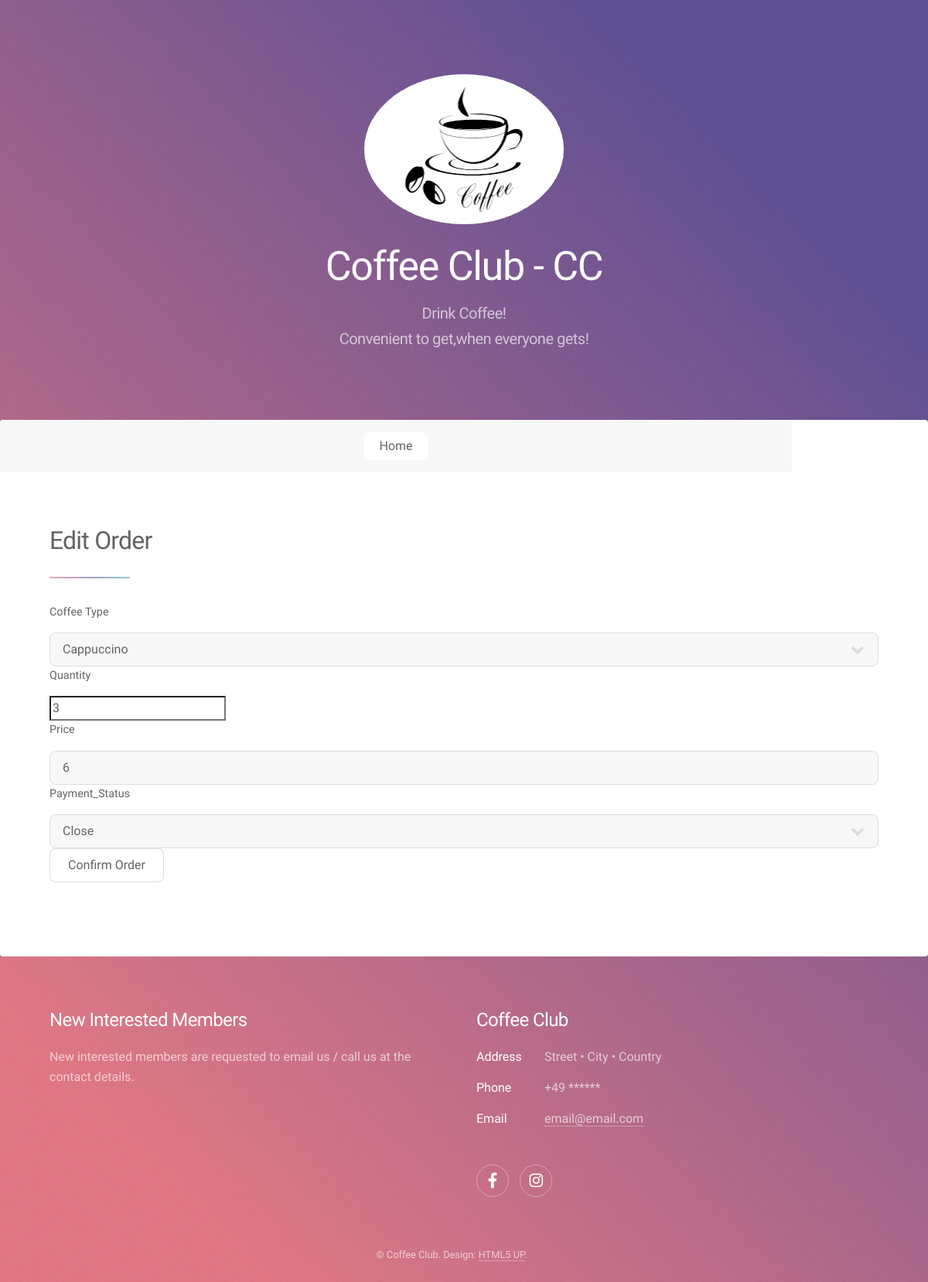
Before: /order_edit/1 (signed in) with the older database file.
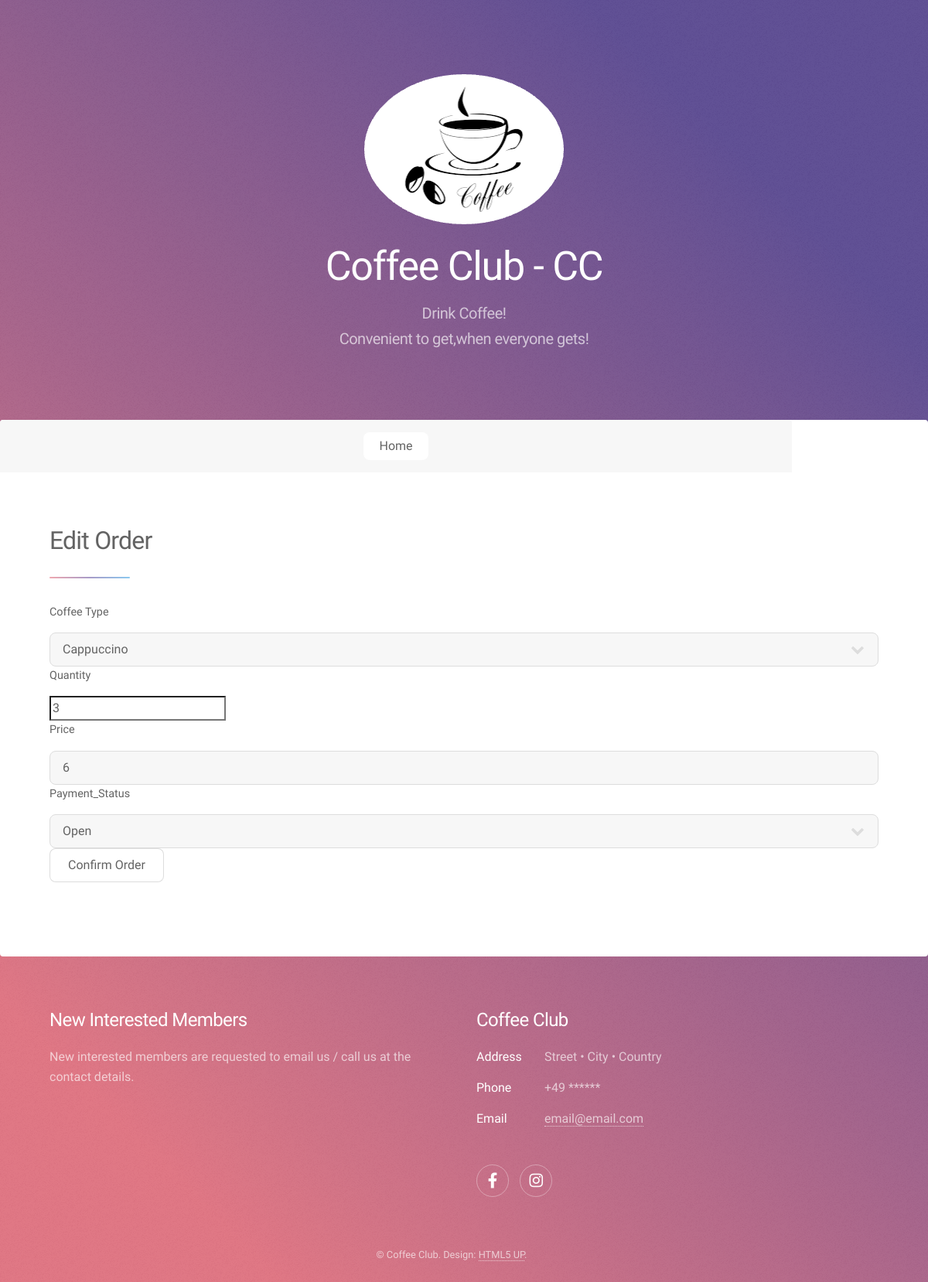
After: the same page with the newer database file.
### main.py (models this page shows)
class Order(db.Model):
    __tablename__ = "orders"
    id = db.Column(db.Integer, primary_key=True)
    coffee_type = db.Column(db.String(100), nullable=False)
    price = db.Column(db.String(100))
    quantity = db.Column(db.Integer)
    date = db.Column(db.String(100))
    payment_status = db.Column(db.String(100))
    user_id = db.Column(db.Integer, db.ForeignKey('users.id'))
    user = relationship("User", back_populates="orders")

### main.py (the view, shortened to what this page needs)
@app.route('/order_edit/<order_id>', methods=["GET", "POST"])
@login_required
def order_edit(order_id):
    req_order = Order.query.filter_by(id=order_id).first()
    order_edit_form = OrderEditForm(
        coffee_type=req_order.coffee_type,
        price=req_order.price,
        quantity=req_order.quantity,
        payment_status=req_order.payment_status
    )
    return render_template("order_edit.html", form=order_edit_form)

### forms.py
class OrderEditForm(FlaskForm):
    coffee_type = SelectField("Coffee Type", choices=["Cappuccino", "Mocha", "Latte"], validators=[DataRequired()])
    quantity = IntegerField("Quantity", validators=[DataRequired()])
    price = StringField("Price")
    payment_status = SelectField("Payment_Status", choices=["Open", "Close"])
    submit = SubmitField("Confirm Order")

### main.py (called while the page is built)
@login_manager.user_loader
def load_user(user_id):
    return User.query.get(int(user_id))

### templates/order_edit.html
{% import "bootstrap/wtf.html" as wtf %}
{% include "header.html" %}
					<nav id="nav">
						<ul>
							<li><a href="{{url_for('home')}}" class="active">Home</a></li>
						</ul>
					</nav>
					<div id="main">
							<section id="intro" class="main">
								<div class="spotlight">
									<div class="content">
										<header class="major">
											<h2>Edit Order</h2>
										</header>
										<p>
 											{{ wtf.quick_form(form, novalidate=True, button_map={"submit": "primary"}) }}
										</p>
									</div>
								</div>
							</section>
					</div>
{% include "footer.html" %}

Changed rows visible on the page:
changed Order "Cappuccino": payment_status "Close" → "Open"
